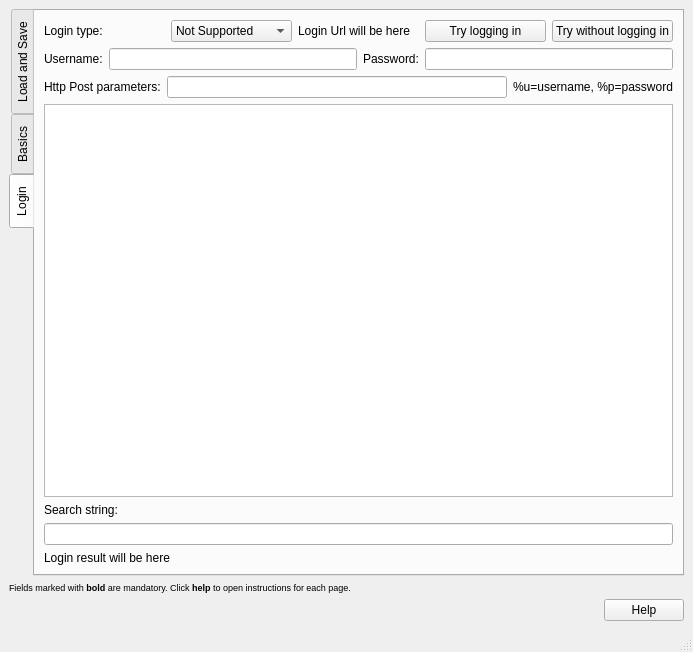
<?xml version="1.0" encoding="UTF-8"?>
<ui version="4.0">
 <class>ParserMakerWindow</class>
 <widget class="QMainWindow" name="ParserMakerWindow">
  <property name="geometry">
   <rect>
    <x>0</x>
    <y>0</y>
    <width>693</width>
    <height>652</height>
   </rect>
  </property>
  <property name="windowTitle">
   <string>Siilihai Parser Maker</string>
  </property>
  <widget class="QWidget" name="centralwidget">
   <layout class="QVBoxLayout" name="verticalLayout">
    <item>
     <widget class="QTabWidget" name="tabWidget">
      <property name="tabPosition">
       <enum>QTabWidget::West</enum>
      </property>
      <property name="currentIndex">
       <number>2</number>
      </property>
      <widget class="QWidget" name="loadSaveTab">
       <attribute name="title">
        <string>Load and Save</string>
       </attribute>
       <layout class="QFormLayout" name="formLayout">
        <property name="fieldGrowthPolicy">
         <enum>QFormLayout::AllNonFixedFieldsGrow</enum>
        </property>
        <item row="0" column="0">
         <widget class="QPushButton" name="openParserButton">
          <property name="text">
           <string>Open a parser</string>
          </property>
         </widget>
        </item>
        <item row="0" column="1">
         <widget class="QLabel" name="label">
          <property name="text">
           <string>Download a existing parser for editing</string>
          </property>
         </widget>
        </item>
        <item row="2" column="0">
         <widget class="QPushButton" name="saveChangesButton">
          <property name="text">
           <string>Save changes</string>
          </property>
         </widget>
        </item>
        <item row="2" column="1">
         <widget class="QLabel" name="label_2">
          <property name="text">
           <string>Save and upload changes to current parser</string>
          </property>
         </widget>
        </item>
        <item row="3" column="0">
         <widget class="QPushButton" name="saveAsNewButton">
          <property name="text">
           <string>Save as new Parser</string>
          </property>
         </widget>
        </item>
        <item row="3" column="1">
         <widget class="QLabel" name="label_3">
          <property name="text">
           <string>Save and upload parser as a new parser</string>
          </property>
         </widget>
        </item>
        <item row="1" column="0">
         <widget class="QPushButton" name="newFromRequestButton">
          <property name="text">
           <string>New from request</string>
          </property>
         </widget>
        </item>
        <item row="1" column="1">
         <widget class="QLabel" name="label_19">
          <property name="text">
           <string>Create a new parser for a forum requested at www.siilihai.com</string>
          </property>
         </widget>
        </item>
       </layout>
      </widget>
      <widget class="QWidget" name="basicsTab">
       <attribute name="title">
        <string>Basics</string>
       </attribute>
       <layout class="QVBoxLayout" name="verticalLayout_2">
        <item>
         <widget class="QGroupBox" name="groupBox">
          <property name="title">
           <string>Basic parser information</string>
          </property>
          <layout class="QFormLayout" name="formLayout_2">
           <item row="0" column="0">
            <widget class="QLabel" name="label_4">
             <property name="text">
              <string>&lt;!DOCTYPE HTML PUBLIC &quot;-//W3C//DTD HTML 4.0//EN&quot; &quot;http://www.w3.org/TR/REC-html40/strict.dtd&quot;&gt;
&lt;html&gt;&lt;head&gt;&lt;meta name=&quot;qrichtext&quot; content=&quot;1&quot; /&gt;&lt;style type=&quot;text/css&quot;&gt;
p, li { white-space: pre-wrap; }
&lt;/style&gt;&lt;/head&gt;&lt;body style=&quot; font-family:'Sans'; font-size:7pt; font-weight:400; font-style:normal;&quot;&gt;
&lt;p style=&quot; margin-top:0px; margin-bottom:0px; margin-left:0px; margin-right:0px; -qt-block-indent:0; text-indent:0px;&quot;&gt;&lt;span style=&quot; font-weight:600;&quot;&gt;Parser Name&lt;/span&gt;&lt;/p&gt;&lt;/body&gt;&lt;/html&gt;</string>
             </property>
            </widget>
           </item>
           <item row="1" column="0">
            <widget class="QLabel" name="label_5">
             <property name="text">
              <string>Forum Software</string>
             </property>
            </widget>
           </item>
           <item row="2" column="0">
            <widget class="QLabel" name="label_6">
             <property name="text">
              <string>Character set</string>
             </property>
            </widget>
           </item>
           <item row="0" column="1">
            <widget class="QLineEdit" name="parserName"/>
           </item>
           <item row="1" column="1">
            <widget class="QLineEdit" name="forumSoftware"/>
           </item>
           <item row="2" column="1">
            <widget class="QComboBox" name="charset">
             <property name="editable">
              <bool>true</bool>
             </property>
             <item>
              <property name="text">
               <string>UTF-8</string>
              </property>
             </item>
             <item>
              <property name="text">
               <string>ISO-8859-1</string>
              </property>
             </item>
             <item>
              <property name="text">
               <string>ISO-8859-15</string>
              </property>
             </item>
             <item>
              <property name="text">
               <string>ASCII</string>
              </property>
             </item>
            </widget>
           </item>
           <item row="3" column="0">
            <widget class="QLabel" name="label_7">
             <property name="text">
              <string>&lt;!DOCTYPE HTML PUBLIC &quot;-//W3C//DTD HTML 4.0//EN&quot; &quot;http://www.w3.org/TR/REC-html40/strict.dtd&quot;&gt;
&lt;html&gt;&lt;head&gt;&lt;meta name=&quot;qrichtext&quot; content=&quot;1&quot; /&gt;&lt;style type=&quot;text/css&quot;&gt;
p, li { white-space: pre-wrap; }
&lt;/style&gt;&lt;/head&gt;&lt;body style=&quot; font-family:'Sans'; font-size:7pt; font-weight:400; font-style:normal;&quot;&gt;
&lt;p style=&quot; margin-top:0px; margin-bottom:0px; margin-left:0px; margin-right:0px; -qt-block-indent:0; text-indent:0px;&quot;&gt;&lt;span style=&quot; font-weight:600;&quot;&gt;Forum Type&lt;/span&gt;&lt;/p&gt;&lt;/body&gt;&lt;/html&gt;</string>
             </property>
            </widget>
           </item>
           <item row="3" column="1">
            <widget class="QComboBox" name="parserType">
             <item>
              <property name="text">
               <string>Public (accessible for everyone)</string>
              </property>
             </item>
             <item>
              <property name="text">
               <string>Private (requires special authentication or is in intranet)</string>
              </property>
             </item>
             <item>
              <property name="text">
               <string>Development (For testing and incomplete parsers)</string>
              </property>
             </item>
            </widget>
           </item>
          </layout>
         </widget>
        </item>
        <item>
         <widget class="QGroupBox" name="groupBox_2">
          <property name="title">
           <string>Paths</string>
          </property>
          <layout class="QVBoxLayout" name="verticalLayout_3">
           <item>
            <layout class="QGridLayout" name="gridLayout">
             <item row="0" column="0">
              <widget class="QLabel" name="label_8">
               <property name="text">
                <string>&lt;!DOCTYPE HTML PUBLIC &quot;-//W3C//DTD HTML 4.0//EN&quot; &quot;http://www.w3.org/TR/REC-html40/strict.dtd&quot;&gt;
&lt;html&gt;&lt;head&gt;&lt;meta name=&quot;qrichtext&quot; content=&quot;1&quot; /&gt;&lt;style type=&quot;text/css&quot;&gt;
p, li { white-space: pre-wrap; }
&lt;/style&gt;&lt;/head&gt;&lt;body style=&quot; font-family:'Sans'; font-size:7pt; font-weight:400; font-style:normal;&quot;&gt;
&lt;p style=&quot; margin-top:0px; margin-bottom:0px; margin-left:0px; margin-right:0px; -qt-block-indent:0; text-indent:0px;&quot;&gt;&lt;span style=&quot; font-weight:600;&quot;&gt;Forum URL&lt;/span&gt;&lt;/p&gt;&lt;/body&gt;&lt;/html&gt;</string>
               </property>
              </widget>
             </item>
             <item row="1" column="0">
              <widget class="QLabel" name="label_9">
               <property name="text">
                <string>&lt;!DOCTYPE HTML PUBLIC &quot;-//W3C//DTD HTML 4.0//EN&quot; &quot;http://www.w3.org/TR/REC-html40/strict.dtd&quot;&gt;
&lt;html&gt;&lt;head&gt;&lt;meta name=&quot;qrichtext&quot; content=&quot;1&quot; /&gt;&lt;style type=&quot;text/css&quot;&gt;
p, li { white-space: pre-wrap; }
&lt;/style&gt;&lt;/head&gt;&lt;body style=&quot; font-family:'Sans'; font-size:7pt; font-weight:400; font-style:normal;&quot;&gt;
&lt;p style=&quot; margin-top:0px; margin-bottom:0px; margin-left:0px; margin-right:0px; -qt-block-indent:0; text-indent:0px;&quot;&gt;&lt;span style=&quot; font-weight:600;&quot;&gt;Thread list path&lt;/span&gt;&lt;/p&gt;&lt;/body&gt;&lt;/html&gt;</string>
               </property>
              </widget>
             </item>
             <item row="2" column="0">
              <widget class="QLabel" name="label_10">
               <property name="text">
                <string>&lt;!DOCTYPE HTML PUBLIC &quot;-//W3C//DTD HTML 4.0//EN&quot; &quot;http://www.w3.org/TR/REC-html40/strict.dtd&quot;&gt;
&lt;html&gt;&lt;head&gt;&lt;meta name=&quot;qrichtext&quot; content=&quot;1&quot; /&gt;&lt;style type=&quot;text/css&quot;&gt;
p, li { white-space: pre-wrap; }
&lt;/style&gt;&lt;/head&gt;&lt;body style=&quot; font-family:'Sans'; font-size:7pt; font-weight:400; font-style:normal;&quot;&gt;
&lt;p style=&quot; margin-top:0px; margin-bottom:0px; margin-left:0px; margin-right:0px; -qt-block-indent:0; text-indent:0px;&quot;&gt;&lt;span style=&quot; font-weight:600;&quot;&gt;View thread path&lt;/span&gt;&lt;/p&gt;&lt;/body&gt;&lt;/html&gt;</string>
               </property>
              </widget>
             </item>
             <item row="3" column="0">
              <widget class="QLabel" name="label_11">
               <property name="text">
                <string>View message path</string>
               </property>
              </widget>
             </item>
             <item row="4" column="0">
              <widget class="QLabel" name="label_12">
               <property name="text">
                <string>Login path</string>
               </property>
              </widget>
             </item>
             <item row="1" column="1">
              <widget class="QLabel" name="baseUrlTL">
               <property name="text">
                <string>TextLabel</string>
               </property>
               <property name="alignment">
                <set>Qt::AlignRight|Qt::AlignTrailing|Qt::AlignVCenter</set>
               </property>
              </widget>
             </item>
             <item row="1" column="2">
              <widget class="QLineEdit" name="threadListPath"/>
             </item>
             <item row="2" column="1">
              <widget class="QLabel" name="baseUrlVT">
               <property name="text">
                <string>TextLabel</string>
               </property>
               <property name="alignment">
                <set>Qt::AlignRight|Qt::AlignTrailing|Qt::AlignVCenter</set>
               </property>
              </widget>
             </item>
             <item row="2" column="2">
              <widget class="QLineEdit" name="viewThreadPath"/>
             </item>
             <item row="3" column="1">
              <widget class="QLabel" name="baseUrlVM">
               <property name="text">
                <string>TextLabel</string>
               </property>
               <property name="alignment">
                <set>Qt::AlignRight|Qt::AlignTrailing|Qt::AlignVCenter</set>
               </property>
              </widget>
             </item>
             <item row="3" column="2">
              <widget class="QLineEdit" name="viewMessagePath"/>
             </item>
             <item row="4" column="1">
              <widget class="QLabel" name="baseUrlLI">
               <property name="text">
                <string>TextLabel</string>
               </property>
               <property name="alignment">
                <set>Qt::AlignRight|Qt::AlignTrailing|Qt::AlignVCenter</set>
               </property>
              </widget>
             </item>
             <item row="4" column="2">
              <widget class="QLineEdit" name="loginPath"/>
             </item>
             <item row="0" column="3">
              <widget class="QPushButton" name="testForumUrlButton">
               <property name="text">
                <string>Test</string>
               </property>
               <property name="icon">
                <iconset resource="../../siilihairesources.qrc">
                 <normaloff>:/data/emblem-web.png</normaloff>:/data/emblem-web.png</iconset>
               </property>
              </widget>
             </item>
             <item row="0" column="2">
              <widget class="QLineEdit" name="forumUrl"/>
             </item>
            </layout>
           </item>
           <item>
            <widget class="QLabel" name="label_13">
             <property name="sizePolicy">
              <sizepolicy hsizetype="Preferred" vsizetype="Minimum">
               <horstretch>0</horstretch>
               <verstretch>0</verstretch>
              </sizepolicy>
             </property>
             <property name="text">
              <string>&lt;!DOCTYPE HTML PUBLIC &quot;-//W3C//DTD HTML 4.0//EN&quot; &quot;http://www.w3.org/TR/REC-html40/strict.dtd&quot;&gt;
&lt;html&gt;&lt;head&gt;&lt;meta name=&quot;qrichtext&quot; content=&quot;1&quot; /&gt;&lt;style type=&quot;text/css&quot;&gt;
p, li { white-space: pre-wrap; }
&lt;/style&gt;&lt;/head&gt;&lt;body style=&quot; font-family:'Sans'; font-size:7pt; font-weight:400; font-style:normal;&quot;&gt;
&lt;p style=&quot; margin-top:0px; margin-bottom:0px; margin-left:0px; margin-right:0px; -qt-block-indent:0; text-indent:0px;&quot;&gt;View paths: &lt;span style=&quot; font-weight:600;&quot;&gt;%g&lt;/span&gt; = Group id &lt;span style=&quot; font-weight:600;&quot;&gt;%t&lt;/span&gt; = Thread id &lt;span style=&quot; font-weight:600;&quot;&gt;%m&lt;/span&gt; = Message id &lt;span style=&quot; font-weight:600;&quot;&gt;%p&lt;/span&gt; = page number&lt;/p&gt;
&lt;p style=&quot;-qt-paragraph-type:empty; margin-top:0px; margin-bottom:0px; margin-left:0px; margin-right:0px; -qt-block-indent:0; text-indent:0px;&quot;&gt;&lt;/p&gt;
&lt;p style=&quot; margin-top:0px; margin-bottom:0px; margin-left:0px; margin-right:0px; -qt-block-indent:0; text-indent:0px;&quot;&gt;Login path: &lt;span style=&quot; font-weight:600;&quot;&gt;%u&lt;/span&gt; = Username &lt;span style=&quot; font-weight:600;&quot;&gt;%p&lt;/span&gt; = Password&lt;/p&gt;&lt;/body&gt;&lt;/html&gt;</string>
             </property>
            </widget>
           </item>
          </layout>
         </widget>
        </item>
        <item>
         <widget class="QGroupBox" name="groupBox_3">
          <property name="title">
           <string>Multi-page spanning</string>
          </property>
          <layout class="QFormLayout" name="formLayout_3">
           <item row="0" column="0">
            <widget class="QLabel" name="label_14">
             <property name="text">
              <string>Thread list page start</string>
             </property>
            </widget>
           </item>
           <item row="1" column="0">
            <widget class="QLabel" name="label_15">
             <property name="text">
              <string>Thread list page increment</string>
             </property>
            </widget>
           </item>
           <item row="2" column="0">
            <widget class="QLabel" name="label_16">
             <property name="text">
              <string>View thread page start</string>
             </property>
            </widget>
           </item>
           <item row="3" column="0">
            <widget class="QLabel" name="label_17">
             <property name="text">
              <string>View thread page increment</string>
             </property>
            </widget>
           </item>
           <item row="0" column="1">
            <widget class="QLineEdit" name="threadListPageStart">
             <property name="inputMask">
              <string>NNN; </string>
             </property>
            </widget>
           </item>
           <item row="1" column="1">
            <widget class="QLineEdit" name="threadListPageIncrement">
             <property name="inputMask">
              <string>NNN; </string>
             </property>
            </widget>
           </item>
           <item row="2" column="1">
            <widget class="QLineEdit" name="viewThreadPageStart">
             <property name="inputMask">
              <string>NNN; </string>
             </property>
            </widget>
           </item>
           <item row="3" column="1">
            <widget class="QLineEdit" name="viewThreadPageIncrement">
             <property name="inputMask">
              <string>NNN; </string>
             </property>
            </widget>
           </item>
          </layout>
         </widget>
        </item>
       </layout>
      </widget>
      <widget class="QWidget" name="loginTab">
       <attribute name="title">
        <string>Login</string>
       </attribute>
       <layout class="QVBoxLayout" name="verticalLayout_4">
        <item>
         <layout class="QHBoxLayout" name="horizontalLayout_2">
          <item>
           <widget class="QLabel" name="label_20">
            <property name="text">
             <string>Login type:</string>
            </property>
           </widget>
          </item>
          <item>
           <widget class="QComboBox" name="loginTypeCombo">
            <item>
             <property name="text">
              <string>Not Supported</string>
             </property>
            </item>
            <item>
             <property name="text">
              <string>HTTP Post</string>
             </property>
            </item>
            <item>
             <property name="text">
              <string>HTTP Auth</string>
             </property>
            </item>
           </widget>
          </item>
          <item>
           <widget class="QLabel" name="loginUrlLabel">
            <property name="text">
             <string>Login Url will be here</string>
            </property>
           </widget>
          </item>
          <item>
           <widget class="QPushButton" name="tryLoginButton">
            <property name="text">
             <string>Try logging in</string>
            </property>
           </widget>
          </item>
          <item>
           <widget class="QPushButton" name="tryWithoutLoginButton">
            <property name="text">
             <string>Try without logging in</string>
            </property>
           </widget>
          </item>
         </layout>
        </item>
        <item>
         <layout class="QHBoxLayout" name="horizontalLayout_3">
          <item>
           <widget class="QLabel" name="label_23">
            <property name="text">
             <string>Username:</string>
            </property>
           </widget>
          </item>
          <item>
           <widget class="QLineEdit" name="usernameEdit"/>
          </item>
          <item>
           <widget class="QLabel" name="label_24">
            <property name="text">
             <string>Password:</string>
            </property>
           </widget>
          </item>
          <item>
           <widget class="QLineEdit" name="passwordEdit"/>
          </item>
         </layout>
        </item>
        <item>
         <layout class="QHBoxLayout" name="horizontalLayout_4">
          <item>
           <widget class="QLabel" name="label_25">
            <property name="text">
             <string>Http Post parameters:</string>
            </property>
           </widget>
          </item>
          <item>
           <widget class="QLineEdit" name="loginParameters">
            <property name="toolTip">
             <string>Comma-separated list of parameters. For example user=%u,pass=%p,foo=bar</string>
            </property>
           </widget>
          </item>
          <item>
           <widget class="QLabel" name="label_26">
            <property name="text">
             <string>%u=username, %p=password</string>
            </property>
           </widget>
          </item>
         </layout>
        </item>
        <item>
         <widget class="QTextEdit" name="loginTextEdit">
          <property name="textInteractionFlags">
           <set>Qt::TextSelectableByKeyboard|Qt::TextSelectableByMouse</set>
          </property>
         </widget>
        </item>
        <item>
         <widget class="QLabel" name="label_21">
          <property name="text">
           <string>Search string:</string>
          </property>
         </widget>
        </item>
        <item>
         <widget class="QLineEdit" name="verifyLoginPattern"/>
        </item>
        <item>
         <widget class="QLabel" name="loginResultLabel">
          <property name="text">
           <string>Login result will be here</string>
          </property>
         </widget>
        </item>
       </layout>
      </widget>
     </widget>
    </item>
    <item>
     <widget class="QLabel" name="label_18">
      <property name="text">
       <string>&lt;!DOCTYPE HTML PUBLIC &quot;-//W3C//DTD HTML 4.0//EN&quot; &quot;http://www.w3.org/TR/REC-html40/strict.dtd&quot;&gt;
&lt;html&gt;&lt;head&gt;&lt;meta name=&quot;qrichtext&quot; content=&quot;1&quot; /&gt;&lt;style type=&quot;text/css&quot;&gt;
p, li { white-space: pre-wrap; }
&lt;/style&gt;&lt;/head&gt;&lt;body style=&quot; font-family:'Sans'; font-size:7pt; font-weight:400; font-style:normal;&quot;&gt;
&lt;p style=&quot; margin-top:0px; margin-bottom:0px; margin-left:0px; margin-right:0px; -qt-block-indent:0; text-indent:0px;&quot;&gt;Fields marked with &lt;span style=&quot; font-weight:600;&quot;&gt;bold&lt;/span&gt; are mandatory. Click &lt;span style=&quot; font-weight:600;&quot;&gt;help&lt;/span&gt; to open instructions for each page.&lt;/p&gt;&lt;/body&gt;&lt;/html&gt;</string>
      </property>
     </widget>
    </item>
    <item>
     <layout class="QHBoxLayout" name="horizontalLayout">
      <item>
       <spacer name="horizontalSpacer">
        <property name="orientation">
         <enum>Qt::Horizontal</enum>
        </property>
        <property name="sizeHint" stdset="0">
         <size>
          <width>40</width>
          <height>20</height>
         </size>
        </property>
       </spacer>
      </item>
      <item>
       <widget class="QPushButton" name="helpButton">
        <property name="text">
         <string>Help</string>
        </property>
        <property name="icon">
         <iconset resource="../../siilihairesources.qrc">
          <normaloff>:/data/emblem-web.png</normaloff>:/data/emblem-web.png</iconset>
        </property>
       </widget>
      </item>
     </layout>
    </item>
   </layout>
  </widget>
  <widget class="QMenuBar" name="menubar">
   <property name="geometry">
    <rect>
     <x>0</x>
     <y>0</y>
     <width>693</width>
     <height>22</height>
    </rect>
   </property>
  </widget>
  <widget class="QStatusBar" name="statusbar"/>
 </widget>
 <resources>
  <include location="../../siilihairesources.qrc"/>
 </resources>
 <connections/>
</ui>
